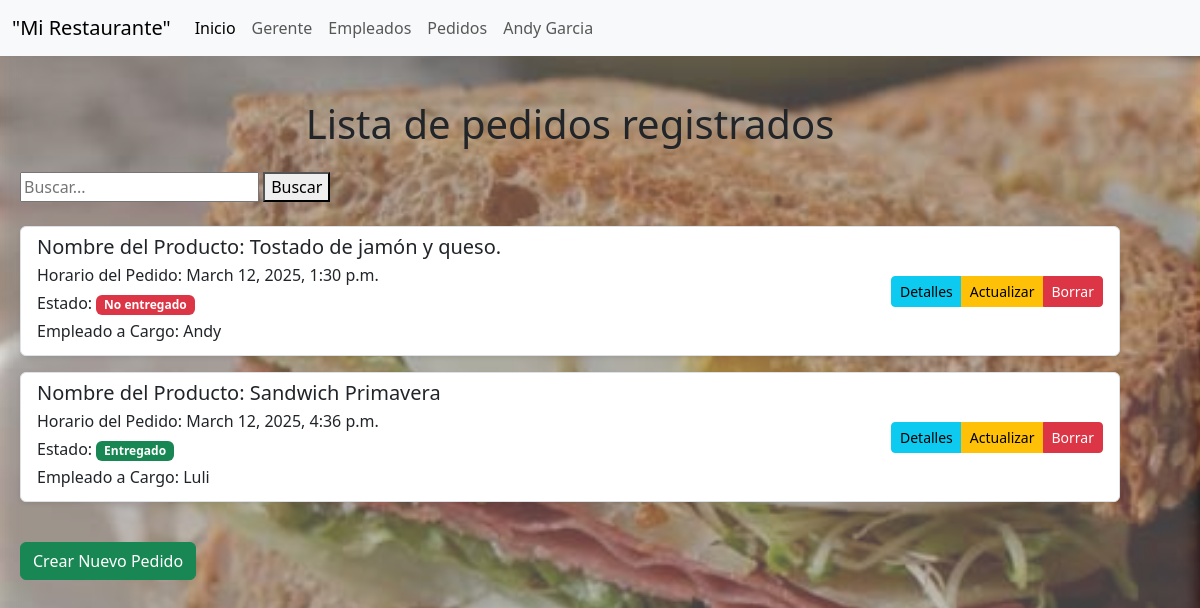
Page /restaurante/pedido/ (signed in) on the earlier database version.
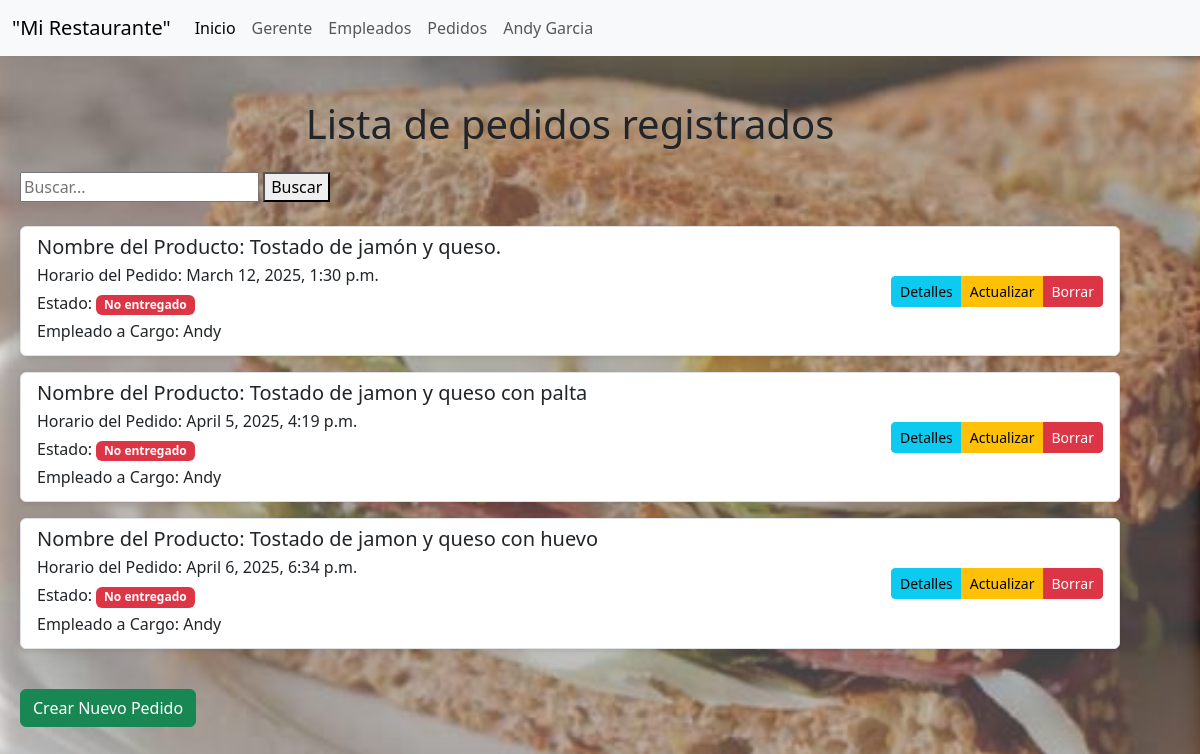
Same page on the later database version.
### restaurante/models.py (models this page shows, shortened)
class Pedido(models.Model):
    class Estado(models.TextChoices):
        ENTREGADO = "E", "Entregado"
        NO_ENTREGADO= "N" , "No entregado"
    nombre = models.TextField()
    horario_pedido = models.DateTimeField(auto_now_add=True)
    estado = models.CharField(max_length=1, choices=Estado.choices, default=Estado.NO_ENTREGADO)
    empleado_a_cargo = models.ForeignKey(Empleado, on_delete=models.CASCADE)

class Empleado(models.Model):
    nombre = models.CharField(max_length=100)
    edad = models.PositiveIntegerField(validators=[MinValueValidator(16)])
    observaciones = models.TextField(blank=True, null=True)
    horario_de_trabajo = models.TextField()
    def __str__(self):
        return self.nombre

### restaurante/views.py (the view)
# urls.py: path('pedido/', login_required(views.PedidoListView.as_view()), name='pedido_list'),
class PedidoListView(ListView):
    model = models.Pedido
    template_name = 'pedido_list.html'
    context_object_name = 'pedidos'
    def get_queryset(self):
        busqueda = self.request.GET.get("busqueda")
        if busqueda:
            queryset = models.Pedido.objects.filter(nombre__icontains=busqueda)
        else:
            queryset = models.Pedido.objects.all()
        return queryset

### restaurante/templates/restaurante/pedido_list.html (shortened to what this page needs)
{% extends 'Main/base.html' %}
{% block content_title %}
    Lista de pedidos registrados
{% endblock content_title %}
{% block content %}
    <form method="get" action="{% url 'restaurante:pedido_list' %}">
        <input type="text" name="busqueda" placeholder="Buscar...">
        <button type="submit">Buscar</button>
    </form>
<br>
    <ul class="list-group">
    {% for pedido in pedidos %}
        <li class="list-group-item d-flex justify-content-between align-items-center border rounded shadow-sm mb-3">
            <div class="me-auto">
                <h5 class="mb-1">Nombre del Producto: {{ pedido.nombre }}</h5>
                <p class="mb-1">Horario del Pedido: {{ pedido.horario_pedido }}</p>
                <p class="mb-1">
                    Estado:
                    <span class="badge {% if pedido.estado == 'E' %}bg-success{% else %}bg-danger{% endif %}">
                        {% if pedido.estado == 'E' %}
                            Entregado
                        {% else %}
                            No entregado
                        {% endif %}
                    </span>
                </p>
                <p class="mb-1">Empleado a Cargo: {{ pedido.empleado_a_cargo }}</p>
            </div>
            <div class="btn-group">
                <a href="{% url 'restaurante:pedido_detail' pedido.id %}" class="btn btn-info btn-sm">Detalles</a>
                <a href="{% url 'restaurante:pedido_form' pedido.id %}" class="btn btn-warning btn-sm">Actualizar</a>
                <a href="{% url 'restaurante:pedido_confirm_delete' pedido.id %}" class="btn btn-danger btn-sm">Borrar</a>
            </div>
        </li>
    {% endfor %}
    </ul>
    <div class="mt-4">
        <a href="{% url 'restaurante:pedido_form' %}" class="btn btn-success">Crear Nuevo Pedido</a>
    </div>
{% endblock content %}

### Main/templates/Main/base.html (shortened to what this page needs)
{% load static %}
<!DOCTYPE html>
<html lang="es">
<head>
    <link href="https://cdn.jsdelivr.net/npm/bootstrap@5.3.3/dist/css/bootstrap.min.css" rel="stylesheet">
    <link rel="stylesheet" href="{% static 'Main/css/style.css' %}">
</head>
<body>
    <nav class="navbar navbar-expand-lg navbar-light bg-light">
        <div class="container-fluid">
            <a class="navbar-brand" href="#">"Mi Restaurante"</a>
            <div class="collapse navbar-collapse" id="navbarNav">
                <ul class="navbar-nav">
                    <li class="nav-item">
                        <a class="nav-link active" href="{% url 'Main:index' %}">Inicio</a>
                    </li>
                    <li class="nav-item">
                        <a class="nav-link" href="{% url 'restaurante:gerente_list' %}">Gerente</a>
                    </li>
                    <li class="nav-item">
                        <a class="nav-link" href="{% url 'restaurante:empleado_list' %}">Empleados</a>
                    </li>
                    <li class="nav-item">
                        <a class="nav-link" href="{% url 'restaurante:pedido_list' %}">Pedidos</a>
                    </li>
                    <li class="nav-item">
                        <a class="nav-link" href="{% url 'Main:about' %}">Andy Garcia</a>
                    </li>
                </ul>
            </div>
        </div>
    </nav>
    <div class="container my-4 content">
        <h1 class="text-center mb-4">
            {% block content_title %}
            {% endblock content_title %}
        </h1>
        {% block content %}
        {% endblock content %}
    </div>
</body>
</html>

### Main/static/Main/css/style.css (style rules this page uses)
.content { position: relative; z-index: 1; margin: 0; padding: 20px; display: block; text-align: left; }
h1 { margin-bottom: 20px; }

Differences in the rows shown:
removed Pedido: nombre "Sandwich Primavera", horario_pedido "March 12, 2025, 4:36 p.m.", estado "Entregado", empleado_a_cargo "Luli"
added Pedido: nombre "Tostado de jamon y queso con palta", horario_pedido "April 5, 2025, 4:19 p.m.", estado "No entregado", empleado_a_cargo "Andy"
added Pedido: nombre "Tostado de jamon y queso con huevo", horario_pedido "April 6, 2025, 6:34 p.m.", estado "No entregado", empleado_a_cargo "Andy"
